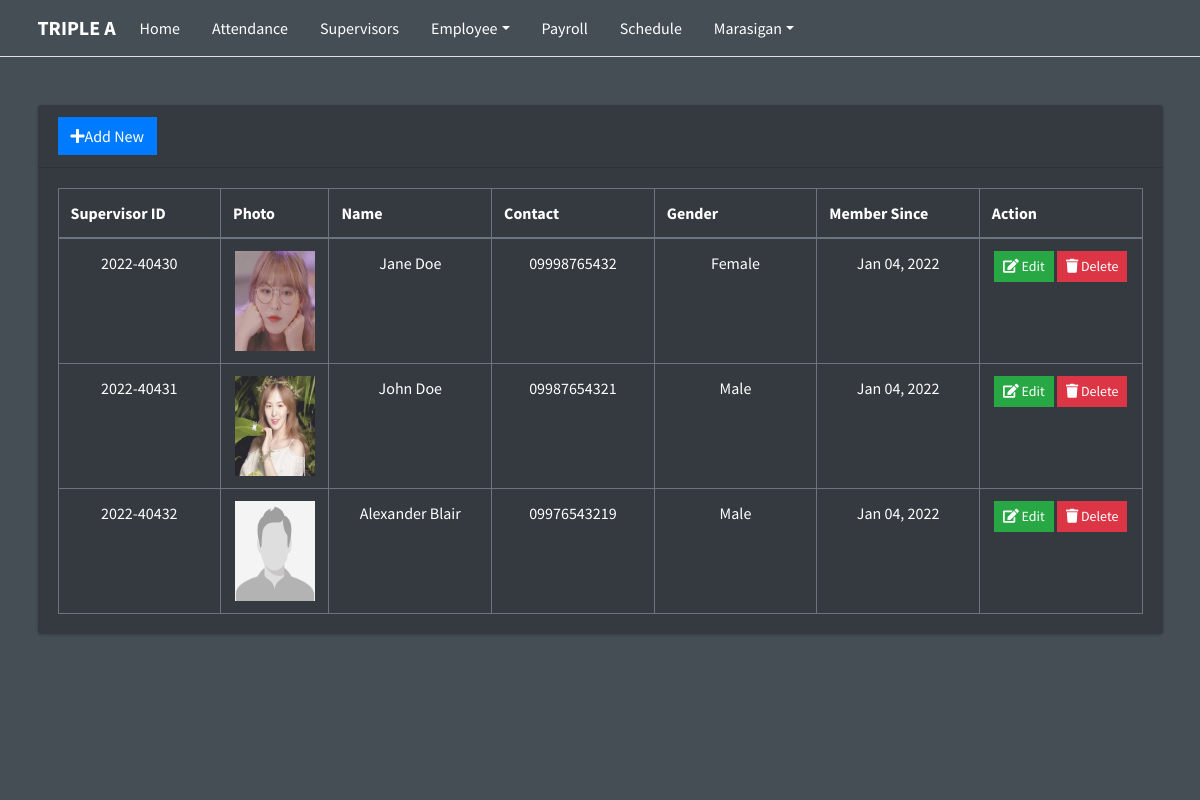
The app's page /admin/supervisors.php (signed in) with its own data.
### tables this page shows
CREATE TABLE `supervisors` (
  `id` int(11) NOT NULL,
  `employee_id` varchar(252) NOT NULL,
  `firstname` varchar(252) NOT NULL,
  `lastname` varchar(252) NOT NULL,
  `address` text NOT NULL,
  `birthdate` date NOT NULL,
  `contact_info` varchar(252) NOT NULL,
  `gender` varchar(252) NOT NULL,
  `photo` varchar(252) NOT NULL,
  `created_on` date NOT NULL,
  `password` varchar(252) NOT NULL
);

### admin/session.php (called while the page is built, shortened)
<?php
	include 'conn.php';
	$sql = "SELECT * FROM admin WHERE id = '".$_SESSION['admin']."'";
	$query = $conn->query($sql);
	$user = $query->fetch_assoc();
?>

### admin/supervisors.php (the view, shortened to what this page needs)
<?php
    include 'session.php';
  ?>
  <!DOCTYPE html>
  <html lang="en">
  <head>
    <link rel="stylesheet" href="../plugins/fontawesome-free/css/all.min.css">
    <link rel="stylesheet" href="../dist/css/adminlte.min.css">
  </head>
  <body class="hold-transition layout-top-nav dark-mode" onload="display_ct();">
  <div class="wrapper">
    <nav class="main-header navbar navbar-expand-md navbar-light navbar-white dark-mode">
      <div class="container">
        <a href="index.php" class="navbar-brand">
          <span class="brand-text font-weight-bold">TRIPLE A</span>
        </a>
        <div class="collapse navbar-collapse order-3" id="navbarCollapse">
          <ul class="navbar-nav">
            <li class="nav-item">
              <a href="index.php" class="nav-link">Home</a>
            </li>
            <li class="nav-item">
              <a href="attendance.php" class="nav-link">Attendance</a>
            </li>
            <li class="nav-item">
              <a href="supervisors.php" class="nav-link">Supervisors</a>
            </li>
            <li class="nav-item dropdown">
              <a id="dropdownSubMenu1" href="#" data-toggle="dropdown" aria-haspopup="true" aria-expanded="false" class="nav-link dropdown-toggle">Employee</a>
            </li>
            <li class="nav-item">
              <a href="payroll.php" class="nav-link">Payroll</a>
            </li>
            <li class="nav-item">
              <a href="schedule-employee.php" class="nav-link">Schedule</a>
            </li>
            <li class="nav-item dropdown">
              <a id="dropdownSubMenu2" href="#" data-toggle="dropdown" aria-haspopup="true" aria-expanded="false" class="nav-link dropdown-toggle" style="text-transform: capitalize"><?php echo $user['lastname']; ?></a>
            </li>
          </ul>
        </div>
      </div>
    </nav>
    <div class="content-wrapper">
      <div class="content">
        <div class="container">
          <div class="row mt-5">
            <div class="col-12">
              <div class="card">
                <div class="card-header">
                  <a href="#addnew" data-toggle="modal" class="btn btn-primary btn-md btn-flat"><i class="fa fa-plus"></i>Add New</a>
                </div>
                <div class="card-body">
                  <table id="example1" class="table table-bordered">
                    <thead>
                      <th width="15%">Supervisor ID</th>
                      <th width="10%">Photo</th>
                      <th width="15%">Name</th>
                      <th width="15%">Contact</th>
                      <th width="15%">Gender</th>
                      <th width="15%">Member Since</th>
                      <th width="15%">Action</th>
                    </thead>
                    <tbody>
                      <?php
                        $sql = "SELECT * FROM supervisors";
                        $query = $conn->query($sql);
                        while($row = $query->fetch_assoc()){
                          ?>
                            <tr style="text-align:center;text-transform: capitalize;">
                              <td><?php echo $row['employee_id']; ?></td>
                              <td>
                                <img src="<?php echo (!empty($row['photo']))? '../images/'.$row['photo']:'../images/profile.jpg'; ?>" width="80px" height="100px">
                              </td>
                              <td><?php echo $row['firstname'].' '.$row['lastname']; ?></td>
                              <td><?php echo $row['contact_info']; ?></td>
                              <td><?php echo $row['gender'] ?></td>
                              <td><?php echo date('M d, Y', strtotime($row['created_on'])) ?></td>
                              <td>
                                <button class="btn btn-success btn-sm edit btn-flat" data-id="<?php echo $row['id']; ?>"><i class="fa fa-edit"></i> Edit</button>
                                <button class="btn btn-danger btn-sm delete btn-flat" data-id="<?php echo $row['id']; ?>"><i class="fa fa-trash"></i> Delete</button>
                              </td>
                            </tr>
                          <?php
                        }
                      ?>
                    </tbody>
                  </table>
                </div>
              </div>
            </div>
          </div>
        </div>
      </div>
    </div>
  </div>
  </body>
  </html>

### admin/supervisors.php (style rules this page uses)
.main-header * { color: #FFF !important; }

### records on screen
supervisors: employee "2022-40430", photo (picture), firstname "Jane", lastname "Doe", contact_info "09998765432", gender "Female", created_on "Jan 04, 2022"
supervisors: employee "2022-40431", photo (picture), firstname "John", lastname "Doe", contact_info "09987654321", gender "Male", created_on "Jan 04, 2022"
supervisors: employee "2022-40432", firstname "Alexander", lastname "Blair", contact_info "09976543219", gender "Male", created_on "Jan 04, 2022"

### other values on screen
$user['lastname'] "Marasigan"
